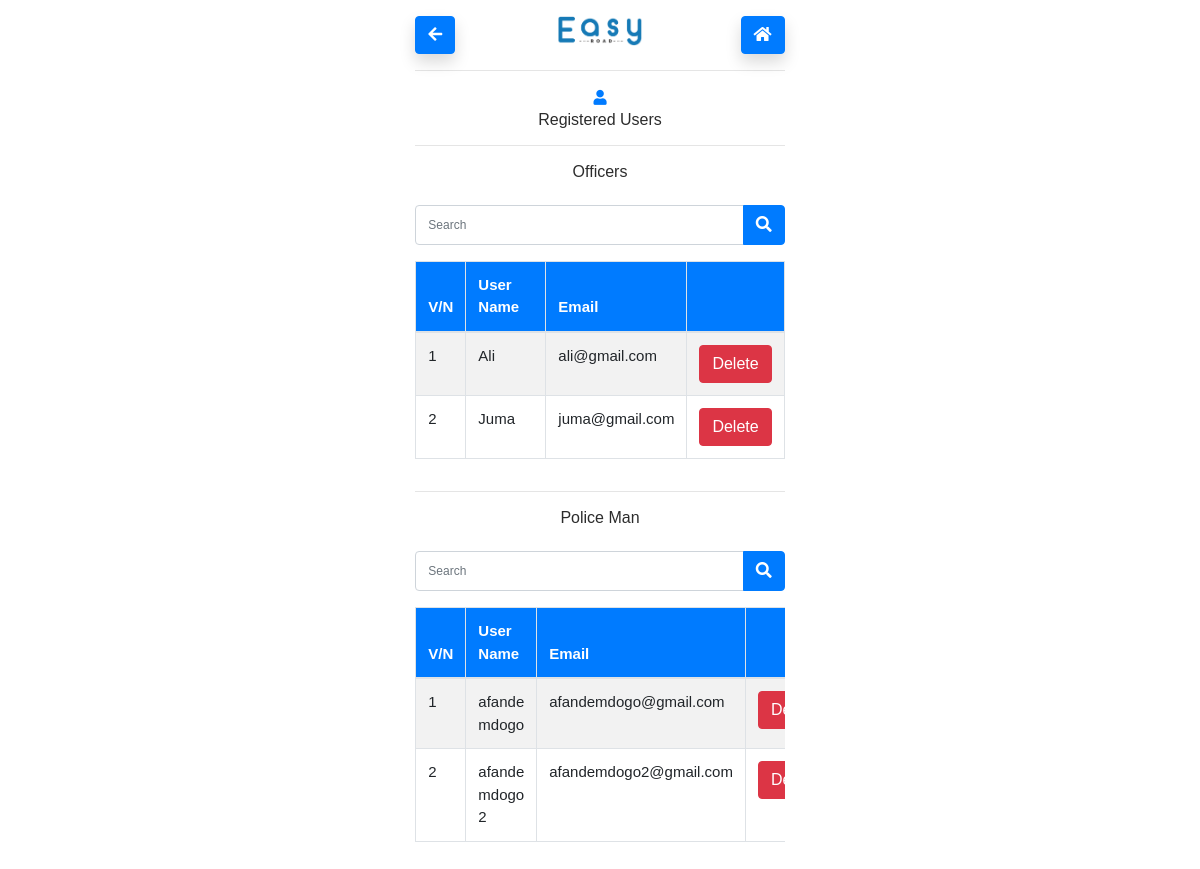
/view-users.php (signed in), run on an earlier commit of the app's database.
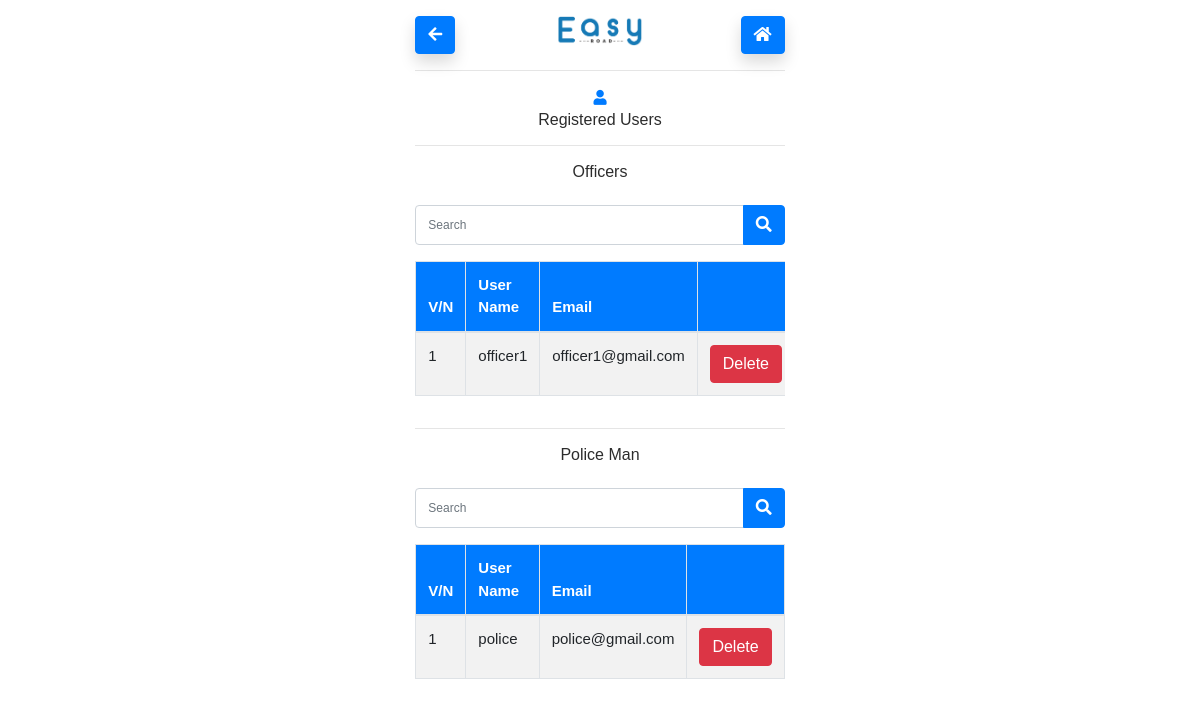
And on a later commit of the database.
### tables this page shows
CREATE TABLE `user` (
  `user_id` int(11) NOT NULL,
  `user_name` varchar(255) NOT NULL,
  `user_pass` varchar(255) NOT NULL,
  `email` varchar(100) NOT NULL,
  `role_id` int(20) NOT NULL
);

CREATE TABLE `police_man` (
  `police_man_id` int(11) NOT NULL,
  `user_id` int(11) NOT NULL,
  `name` varchar(255) NOT NULL,
  `gender` varchar(255) NOT NULL,
  `phone_number` varchar(255) NOT NULL,
  `police_station_id` int(11) NOT NULL
);

### view-users.php (the view, shortened to what this page needs)
<?php
require("./Handlers/connection.php");
$search1 = "";
$search2 = "";
if ($_SESSION['role'] == "admin") {
  if (isset($_POST["search1"]) && $_POST["search1"] != "") {
    $search1 = $_POST["search1"];
    $stmt1 = $conn->prepare("SELECT * FROM `user` WHERE role_id = 2 AND user_name LIKE '%" . $search1 . "%'");
  } else {
    $stmt1 = $conn->prepare("SELECT * FROM `user` WHERE role_id = 2");
  }
}else{
}
if (isset($_POST["search2"]) && $_POST["search2"] != "") {
  $search2 = $_POST["search2"];
  $stmt2 = $conn->prepare("SELECT * FROM `police_man`, `user` WHERE role_id = 3 AND  user.user_id = police_man.user_id AND user_name LIKE '%" . $search2 . "%'");
} else {
  $stmt2 = $conn->prepare("SELECT * FROM `police_man`, `user` WHERE role_id = 3 AND user.user_id = police_man.user_id");
}
?>
<!DOCTYPE html>
<html lang="en">
<head>
  <link href="Assets/css/bootstrap.min.css" rel="stylesheet">
  <link href="Asset/css/bootstrap.css" rel="stylesheet">
  <link href="Assets/css/style.css" rel="stylesheet">
  <link rel="stylesheet" href="https://use.fontawesome.com/releases/v5.7.0/css/all.css">
</head>
<body class="item-align-center">
  <div class="container-fluid p-3">
    <div class="row">
      <div class="col-lg-4 col-md-3"></div>
      <div class="col-lg-4 col-md-6">
        <div class="row">
          <div class="col-lg-4 col-md-4 col-4">
            <div class="nav-item">
              <a href="user.php" class="btn btn-primary shadow">
                <i class="fa fa-arrow-left"></i>
              </a>
            </div>
          </div>
          <div class="col-lg-4 col-md-4 col-4 text-center">
            <div class="nav-item">
              <a href="home.php"><i class="shadow"> </i> <img src="Assets/img/easy-logo 1.png" height="30px" alt=""></a>
            </div>
          </div>
          <div class="col-lg-4 col-md-4 col-4 text-right">
            <div class="nav-item">
              <a href="home.php" class="btn btn-primary shadow">
                <i class="fa fa-home"></i>
              </a>
            </div>
          </div>
        </div>
        <hr>
        <div class="text-center">
          <i class="fa fa-user text-primary"></i>
          <h6>Registered Users</h6>
        </div>
        <hr>
<?php
        if ($_SESSION['role'] == "admin") {
?>
        <div class="text-center">
          <h6>Officers</h6>
        </div>
        <form action="view-users.php" method="POST">
          <div class="input-group mb-3 mt-4">
            <input type="text" class="form-control search" name="search1" placeholder="Search" value="<?php echo $search1; ?>">
            <div class="input-group-append">
              </span> <button class="btn btn-primary search"><i class="fa fa-search "></i></button> </span>
            </div>
          </div>
        </form>
        <div class="table-responsive">
          <table class="table table-bordered table-striped">
            <thead class="bg-primary text-white">
              <tr>
                <th>V/N</th>
                <th>User Name</th>
                <th>Email</th>
                <th></th>
              </tr>
            </thead>
            <tbody>
              <?php
              $stmt1->execute();
              $result = $stmt1->fetchAll();
              $no = 0;
              foreach ($result as $res) {
                $no++;
              ?>
                <tr>
                  <td value="#"><?php echo $no; ?></td>
                  <td value="#"><?php echo $res['user_name'] ?></td>
                  <td value="#"><?php echo $res['email'] ?></td>
                  <td> <a href="./Handlers/delete-user.php?id=<?php echo $res['user_id'] ?>" class="btn btn-danger" onclick="return confirm('Click OK if you really want to delete user')">Delete</a></td>
                </tr>
              <?php
              }
              ?>
            </tbody>
          </table>
        </div>
<?php
        }
?>
        <hr>
        <div class="text-center">
          <h6>Police Man</h6>
        </div>
        <form action="view-users.php" method="POST">
          <div class="input-group mb-3 mt-4">
            <input type="text" class="form-control search" name="search2" placeholder="Search" value="<?php echo $search2; ?>">
            <div class="input-group-append">
              </span> <button class="btn btn-primary search"><i class="fa fa-search "></i></button> </span>
            </div>
          </div>
        </form>
        <div class="table-responsive">
          <table class="table table-bordered table-striped">
            <thead class="bg-primary text-white">
              <tr>
                <th>V/N</th>
                <th>User Name</th>
                <th>Email</th>
                <th></th>
              </tr>
            </thead>
            <tbody>
              <?php
              $stmt2->execute();
              $result = $stmt2->fetchAll();
              $no = 0;
              foreach ($result as $res) {
                $no++;
              ?>
                <tr>
                  <td value="#"><?php echo $no; ?></td>
                  <td value="#"><?php echo $res['name'] ?></td>
                  <td value="#"><?php echo $res['email'] ?></td>
                  <td> <a href="./Handlers/delete-user.php?id=<?php echo $res['user_id'] ?>" class="btn btn-danger" onclick="return confirm('Click OK if you really want to delete user')">Delete</a></td>
                </tr>
              <?php
              }
              ?>
            </tbody>
          </table>
        </div>
      </div>
    </div>
  </div>
</body>
</html>

### Assets/css/style.css (style rules this page uses)
body { font-family: 'poppins', sans-serif; font-size: 15px; color: #2c2c2c; }
a { text-decoration: none; }
.form-control { font-size: 12px; min-height: 30px; font-weight: 500; }
.search { height: 40px; }
* { margin:0; padding:0; box-sizing:border-box; }

What changed in the data, as far as the page shows it:
removed user: user_name "Ali", email "ali@gmail.com"
removed user: user_name "Juma", email "juma@gmail.com"
removed police_man: name "afande mdogo", user.email "afandemdogo@gmail.com"
removed police_man: name "afande mdogo 2", user.email "afandemdogo2@gmail.com"
added user: user_name "officer1", email "officer1@gmail.com"
added police_man: name "police", user.email "police@gmail.com"
